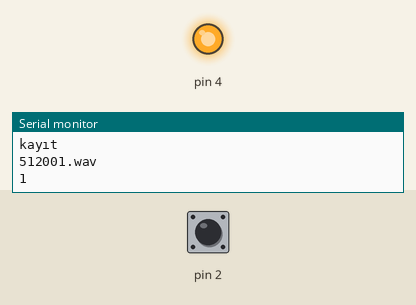
Recording of a sketch running on a simulated Arduino Uno, built for the host (arithmetic inside an expression is 32-bit, double 64-bit). Parts: output pins drawn as LEDs (lit = HIGH), the last lines printed to the serial monitor. The test bench sets the inputs (shaded band); at power-on: pin 2 HIGH. Storage starts empty; the audio player accepts every command and is not drawn.

Above: at 6.2 s.
6.3 s: pin 2 pulled LOW for 1.2 s
At 7.4 s:
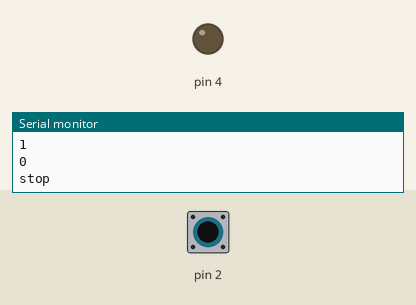
9.0 s: pin 2 pulled LOW for 3.2 s
At 14.4 s:
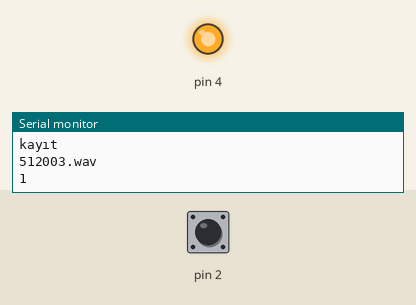
Timing chart, 0 to 15.9 s (numbered marks = the images above; inputs shaded):
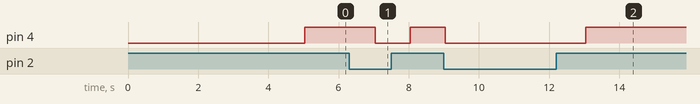

Measured:
- after the input at 6.3 s, pin 4: HIGH → LOW after 0.74 s, → HIGH 1.0 s later
- after the input at 9.0 s, pin 4: HIGH → LOW at once, → HIGH 4.0 s later

The sketch:

record_differentfiles.ino
```cpp
/*
Steps:
1. Edit pcmConfig.h
    a: On Uno or non-mega boards, #define buffSize 128. May need to increase.
    b: Uncomment #define ENABLE_RECORDING and #define BLOCK_COUNT 10000UL

2. Usage is as below. See https://github.com/TMRh20/TMRpcm/wiki/Advanced-Features#wiki-recording-audio for
   additional informaiton.
*/

#include <SD.h>
#include <SPI.h>
#include <TMRpcm.h>
#define SD_ChipSelectPin 10
TMRpcm audio;

 //button definition
 bool recmode = 0;
 int audiofile = 0;
 unsigned long i = 0;

#define hookpin 2;
//fordifferent files

uint32_t myFileNumber = (analogRead(A0)*1000);
char audioFilename[13];

bool flag=0;


void setup() {
  pinMode(A0, INPUT);
  pinMode(4, OUTPUT);
  pinMode(2, INPUT_PULLUP);
  audio.speakerPin = 9;

  SD.begin(SD_ChipSelectPin);
  audio.CSPin = SD_ChipSelectPin;
  Serial.begin(9600);

  while (!SD.begin(SD_ChipSelectPin)) {
    Serial.println("SD okunamadı");

 }
  Serial.println("SD OK");
  Serial.println("kayıt baslıyor");
  delay(1000);
  Serial.println("2");
  delay(1000);
  Serial.println("1");
  delay(1000);
  Serial.println("kayıt");


  audio.startRecording("b1.wav", 16000, A0);
  delay(2000);
  audio.stopRecording("b1.wav");
  Serial.println("kayıt ok");
  audio.play("b1.wav");
  Serial.println("play");


 //attachInterrupt(digitalPinToInterrupt(2), button, HIGH);

}

void button() {
// while (i < 300000) {
//    i++;
//  }
//  i = 0;
//
//if (recmode == 0) {
//    digitalWrite(4, HIGH);
//    recmode = 1;
//    myFileNumber++;
//    Serial.print("kayıt");Serial.println(myFileNumber);
//
//    audio.startRecording(snprintf(filename, 12, "%08d.WAV", myFileNumber) , 16000, A0);
//}
//
// else {
//    recmode = 0;
//    digitalWrite(4, LOW);
//     Serial.print("stop");
//    audio.stopRecording(snprintf(filename, 12, "%08d.WAV", myFileNumber));
//
// }
//


}


void loop() {


//audio record and stop
flag=digitalRead(2);
Serial.println(flag);

//used 2 parameter one for check hook is pressed the other we re recordin or stopping phase
if (flag && !recmode ) {
    digitalWrite(4, HIGH);
    recmode = 1;
    myFileNumber++;
    itoa(myFileNumber,audioFilename,10);//continous file record
    strcat(audioFilename, ".wav");
    Serial.println("kayıt");Serial.println(audioFilename);
    audio.startRecording( audioFilename, 16000, A0);
}

 if (!flag && recmode) {
    recmode = 0;
    digitalWrite(4, LOW);
     Serial.print("stop");
    audio.stopRecording(audioFilename);
    audio.play(audioFilename);

 }


delay(1000);
}
```
